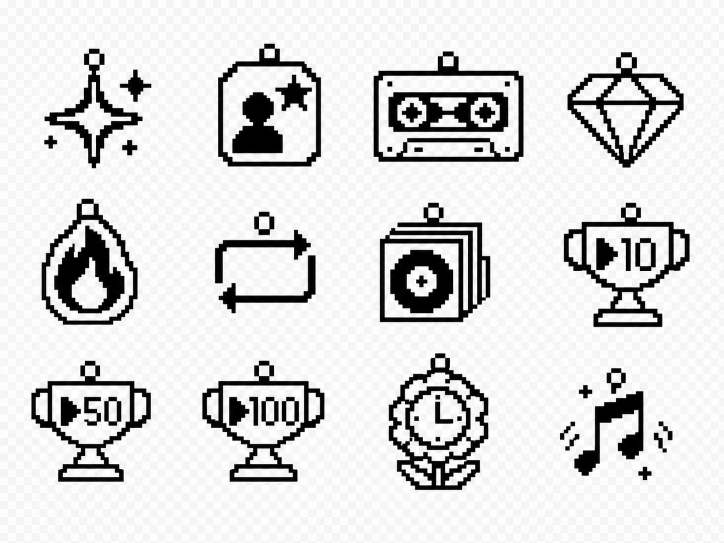
#> input picture Dial/Resources/Artifacts/artifact_sheet_source.png, 1448 x 1086 px (shown at 1/2 size)
$ python slice-badge-sheet.py ../Dial/Resources/Artifacts/artifact_sheet_source.png out
#> lines starting #> are read from the running program, lines starting #| are printed output that depends on the picture
#!/usr/bin/env python3
"""
Slice a 4x3 generated badge sprite sheet into template PNGs.

Input: black pixel glyphs on a white/light grid background.
Output: solid black on transparent 128x128 PNGs under Resources/Badges.
"""

from __future__ import annotations

import sys
from pathlib import Path
from PIL import Image

BADGE_NAMES = [
    "first_listen",
    "new_artist",
    "rediscovered",
    "deep_cut",
    "on_streak",
    "repeat_track",
    "album_mode",
    "play_10",
    "play_50",
    "play_100",
    "anniversary",
    "fallback",
]

OUTPUT_SIZE = 128
PAD_FRACTION = 0.10
BACKGROUND_THRESHOLD = 585


def to_template_alpha(img: Image.Image) -> Image.Image:
    img = img.convert("RGBA")
    pixels = img.load()
    width, height = img.size

    for y in range(height):
        for x in range(width):
            red, green, blue, alpha = pixels[x, y]
            if alpha == 0 or red + green + blue > BACKGROUND_THRESHOLD:
                pixels[x, y] = (0, 0, 0, 0)
            else:
                pixels[x, y] = (0, 0, 0, 255)

    return img


def fit_to_square(img: Image.Image) -> Image.Image:
    bbox = img.getbbox()
    if bbox is None:
        return Image.new("RGBA", (OUTPUT_SIZE, OUTPUT_SIZE), (0, 0, 0, 0))

    cropped = img.crop(bbox)
    inner = int(OUTPUT_SIZE * (1 - 2 * PAD_FRACTION))
    scale = inner / max(cropped.size)
    width = max(1, round(cropped.width * scale))
    height = max(1, round(cropped.height * scale))
    resized = cropped.resize((width, height), Image.Resampling.NEAREST)

    canvas = Image.new("RGBA", (OUTPUT_SIZE, OUTPUT_SIZE), (0, 0, 0, 0))
    origin = ((OUTPUT_SIZE - width) // 2, (OUTPUT_SIZE - height) // 2)
    canvas.alpha_composite(resized, origin)
    return canvas


def main() -> int:
    if len(sys.argv) != 3:
        print("usage: slice-badge-sheet.py <input.png> <output_dir>", file=sys.stderr)
        return 1

    source = Path(sys.argv[1])
    output_dir = Path(sys.argv[2])
    output_dir.mkdir(parents=True, exist_ok=True)

    sheet = Image.open(source).convert("RGBA")
    columns = 4
    rows = 3
    cell_width = sheet.width // columns
#> cell_width = 362
    cell_height = sheet.height // rows
#> cell_height = 362

    print(f"sheet: {sheet.width}x{sheet.height}, cell: {cell_width}x{cell_height}")
#| sheet: 1448x1086, cell: 362x362

    for index, name in enumerate(BADGE_NAMES):
        row = index // columns
        column = index % columns
        cell = sheet.crop((
            column * cell_width,
            row * cell_height,
            (column + 1) * cell_width,
            (row + 1) * cell_height,
        ))
        badge = fit_to_square(to_template_alpha(cell))
        out_path = output_dir / f"{name}.png"
        badge.save(out_path)
        print(f"  [{index:02d}] {name} -> {out_path}")
#> this loop made 12 passes
#> bbox in fit_to_square on passes 1 to 12: (88, 97, 303, 337), (74, 87, 280, 333), (23, 102, 323, 324), (49, 104, 282, 336), (83, 35, 276, 362), (68, 61, 270, 362), (35, 43, 257, 362), (41, 43, 294, 292), (62, 0, 302, 240), (42, 0, 287, 240), (53, 0, 253, 256), (34, 12, 259, 237)
#> pass 1, in main, `cell = sheet.crop(( column * cell_width, row * cell_height, (column + ..`:
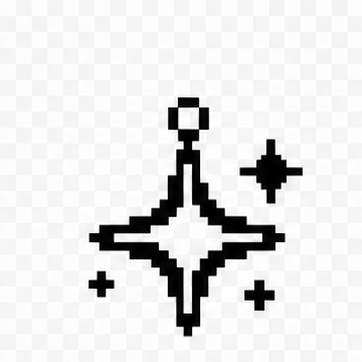
#> cell: PIL image 362x362 RGBA; mean R, G, B, A 228, 227.9, 227.8, 255
#> pass 1, in fit_to_square, `cropped = img.crop(bbox)`:
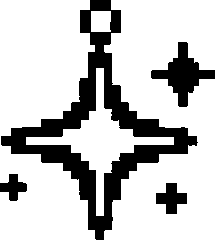
#> cropped: PIL image 215x240 RGBA; mean R, G, B, A 0, 0, 0, 58.7; transparent parts drawn white
#> pass 1, in fit_to_square, `resized = cropped.resize((width, height), Image.Resampling.NEAREST)`:
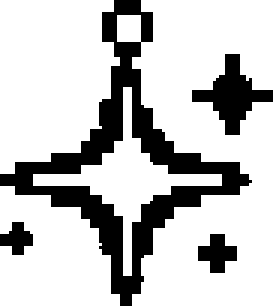
#> resized: PIL image 91x102 RGBA (shown 3 times larger); mean R, G, B, A 0, 0, 0, 59; transparent parts drawn white
#> after the loop:
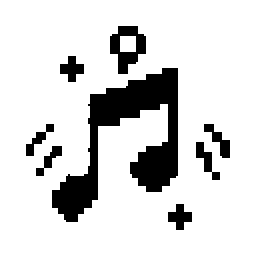
#> badge: PIL image 128x128 RGBA (shown 2 times larger); mean R, G, B, A 0, 0, 0, 39.4; transparent parts drawn white
#> after the loop:
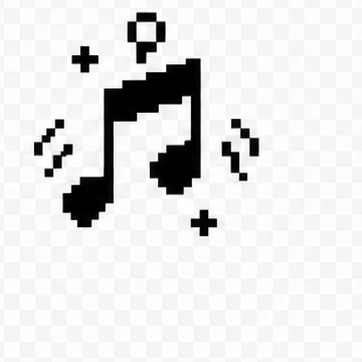
#> cell: PIL image 362x362 RGBA; mean R, G, B, A 227.5, 227.5, 227.4, 255

    return 0


if __name__ == "__main__":
    raise SystemExit(main())
#> (the program exits here)
